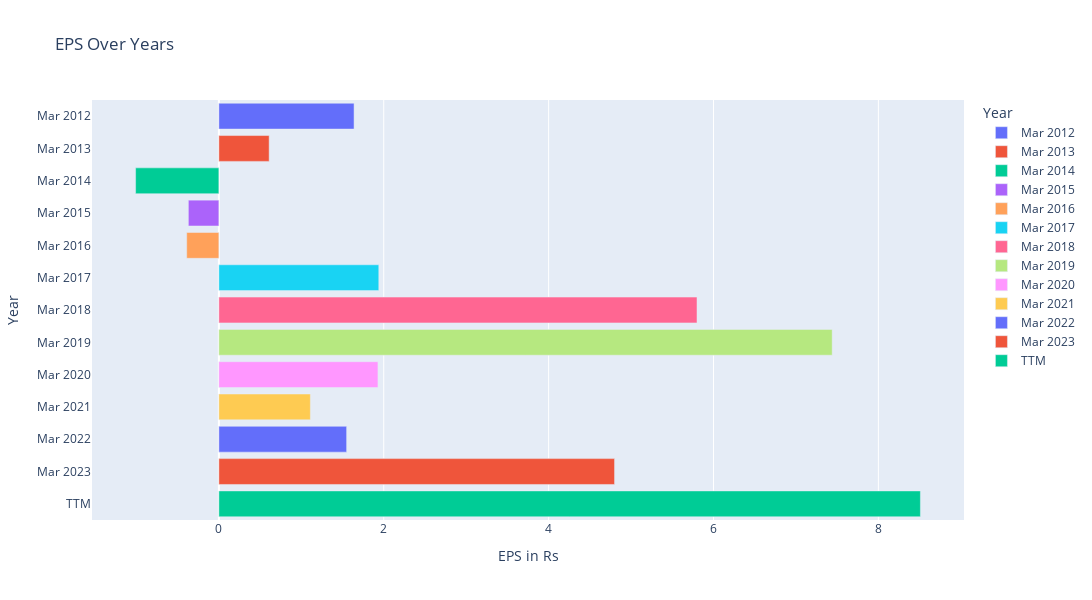

Source (notebook cell):
### Code cell
import pandas as pd
import plotly.express as px

# Replace 'your_file.csv' with the actual path to your CSV file
file_path = 'HSCL/profit_&_loss.csv'



# Read the CSV file into a DataFrame
df = pd.read_csv(file_path)

# Filter the DataFrame to include only the "EPS in Rs" rows
df_eps = df[df['Data'].str.strip() == 'EPS in Rs']

# Convert numeric columns to numeric type
numeric_columns = df_eps.columns[1:]
df_eps[numeric_columns] = df_eps[numeric_columns].apply(pd.to_numeric, errors='coerce')

# Melt the DataFrame for Plotly Express
df_eps_melted = pd.melt(df_eps, id_vars='Data', var_name='Year', value_name='EPS in Rs')

# Create a horizontal bar plot using Plotly Express
fig = px.bar(df_eps_melted, x='EPS in Rs', y='Year', color='Year', orientation='h',
             labels={'EPS in Rs': 'EPS in Rs'}, title='EPS Over Years')


# Increase the size of the plot
fig.update_layout(height=600, width=1500)

# Show the plot
fig.show()

### Figure 1 — Plotly figure (JSON) as saved in the notebook; plotly's stock layout.template omitted (floating-point values rounded to 4 significant figures)
{"data": [{"alignmentgroup": "True", "hovertemplate": "Year=%{y}<br>EPS in Rs=%{x}<extra></extra>", "legendgroup": "Mar 2012", "marker": {"color": "#636efa", "pattern": {"shape": ""}}, "name": "Mar 2012", "offsetgroup": "Mar 2012", "orientation": "h", "showlegend": true, "textposition": "auto", "type": "bar", "x": [1.64], "xaxis": "x", "y": ["Mar 2012"], "yaxis": "y"}, {"alignmentgroup": "True", "hovertemplate": "Year=%{y}<br>EPS in Rs=%{x}<extra></extra>", "legendgroup": "Mar 2013", "marker": {"color": "#EF553B", "pattern": {"shape": ""}}, "name": "Mar 2013", "offsetgroup": "Mar 2013", "orientation": "h", "showlegend": true, "textposition": "auto", "type": "bar", "x": [0.61], "xaxis": "x", "y": ["Mar 2013"], "yaxis": "y"}, {"alignmentgroup": "True", "hovertemplate": "Year=%{y}<br>EPS in Rs=%{x}<extra></extra>", "legendgroup": "Mar 2014", "marker": {"color": "#00cc96", "pattern": {"shape": ""}}, "name": "Mar 2014", "offsetgroup": "Mar 2014", "orientation": "h", "showlegend": true, "textposition": "auto", "type": "bar", "x": [-1.01], "xaxis": "x", "y": ["Mar 2014"], "yaxis": "y"}, {"alignmentgroup": "True", "hovertemplate": "Year=%{y}<br>EPS in Rs=%{x}<extra></extra>", "legendgroup": "Mar 2015", "marker": {"color": "#ab63fa", "pattern": {"shape": ""}}, "name": "Mar 2015", "offsetgroup": "Mar 2015", "orientation": "h", "showlegend": true, "textposition": "auto", "type": "bar", "x": [-0.37], "xaxis": "x", "y": ["Mar 2015"], "yaxis": "y"}, {"alignmentgroup": "True", "hovertemplate": "Year=%{y}<br>EPS in Rs=%{x}<extra></extra>", "legendgroup": "Mar 2016", "marker": {"color": "#FFA15A", "pattern": {"shape": ""}}, "name": "Mar 2016", "offsetgroup": "Mar 2016", "orientation": "h", "showlegend": true, "textposition": "auto", "type": "bar", "x": [-0.39], "xaxis": "x", "y": ["Mar 2016"], "yaxis": "y"}, {"alignmentgroup": "True", "hovertemplate": "Year=%{y}<br>EPS in Rs=%{x}<extra></extra>", "legendgroup": "Mar 2017", "marker": {"color": "#19d3f3", "pattern": {"shape": ""}}, "name": "Mar 2017", "offsetgroup": "Mar 2017", "orientation": "h", "showlegend": true, "textposition": "auto", "type": "bar", "x": [1.94], "xaxis": "x", "y": ["Mar 2017"], "yaxis": "y"}, {"alignmentgroup": "True", "hovertemplate": "Year=%{y}<br>EPS in Rs=%{x}<extra></extra>", "legendgroup": "Mar 2018", "marker": {"color": "#FF6692", "pattern": {"shape": ""}}, "name": "Mar 2018", "offsetgroup": "Mar 2018", "orientation": "h", "showlegend": true, "textposition": "auto", "type": "bar", "x": [5.8], "xaxis": "x", "y": ["Mar 2018"], "yaxis": "y"}, {"alignmentgroup": "True", "hovertemplate": "Year=%{y}<br>EPS in Rs=%{x}<extra></extra>", "legendgroup": "Mar 2019", "marker": {"color": "#B6E880", "pattern": {"shape": ""}}, "name": "Mar 2019", "offsetgroup": "Mar 2019", "orientation": "h", "showlegend": true, "textposition": "auto", "type": "bar", "x": [7.44], "xaxis": "x", "y": ["Mar 2019"], "yaxis": "y"}, {"alignmentgroup": "True", "hovertemplate": "Year=%{y}<br>EPS in Rs=%{x}<extra></extra>", "legendgroup": "Mar 2020", "marker": {"color": "#FF97FF", "pattern": {"shape": ""}}, "name": "Mar 2020", "offsetgroup": "Mar 2020", "orientation": "h", "showlegend": true, "textposition": "auto", "type": "bar", "x": [1.93], "xaxis": "x", "y": ["Mar 2020"], "yaxis": "y"}, {"alignmentgroup": "True", "hovertemplate": "Year=%{y}<br>EPS in Rs=%{x}<extra></extra>", "legendgroup": "Mar 2021", "marker": {"color": "#FECB52", "pattern": {"shape": ""}}, "name": "Mar 2021", "offsetgroup": "Mar 2021", "orientation": "h", "showlegend": true, "textposition": "auto", "type": "bar", "x": [1.11], "xaxis": "x", "y": ["Mar 2021"], "yaxis": "y"}, {"alignmentgroup": "True", "hovertemplate": "Year=%{y}<br>EPS in Rs=%{x}<extra></extra>", "legendgroup": "Mar 2022", "marker": {"color": "#636efa", "pattern": {"shape": ""}}, "name": "Mar 2022", "offsetgroup": "Mar 2022", "orientation": "h", "showlegend": true, "textposition": "auto", "type": "bar", "x": [1.55], "xaxis": "x", "y": ["Mar 2022"], "yaxis": "y"}, {"alignmentgroup": "True", "hovertemplate": "Year=%{y}<br>EPS in Rs=%{x}<extra></extra>", "legendgroup": "Mar 2023", "marker": {"color": "#EF553B", "pattern": {"shape": ""}}, "name": "Mar 2023", "offsetgroup": "Mar 2023", "orientation": "h", "showlegend": true, "textposition": "auto", "type": "bar", "x": [4.8], "xaxis": "x", "y": ["Mar 2023"], "yaxis": "y"}, {"alignmentgroup": "True", "hovertemplate": "Year=%{y}<br>EPS in Rs=%{x}<extra></extra>", "legendgroup": "TTM", "marker": {"color": "#00cc96", "pattern": {"shape": ""}}, "name": "TTM", "offsetgroup": "TTM", "orientation": "h", "showlegend": true, "textposition": "auto", "type": "bar", "x": [8.51], "xaxis": "x", "y": ["TTM"], "yaxis": "y"}], "layout": {"barmode": "relative", "height": 600, "legend": {"title": {"text": "Year"}, "tracegroupgap": 0}, "title": {"text": "EPS Over Years"}, "width": 1500, "xaxis": {"anchor": "y", "autorange": true, "domain": [0, 1], "range": [-1.539, 9.039], "title": {"text": "EPS in Rs"}, "type": "linear"}, "yaxis": {"anchor": "x", "autorange": true, "categoryarray": ["TTM", "Mar 2023", "Mar 2022", "Mar 2021", "Mar 2020", "Mar 2019", "Mar 2018", "Mar 2017", "Mar 2016", "Mar 2015", "Mar 2014", "Mar 2013", "Mar 2012"], "categoryorder": "array", "domain": [0, 1], "range": [-0.5, 12.5], "title": {"text": "Year"}, "type": "category"}}}
